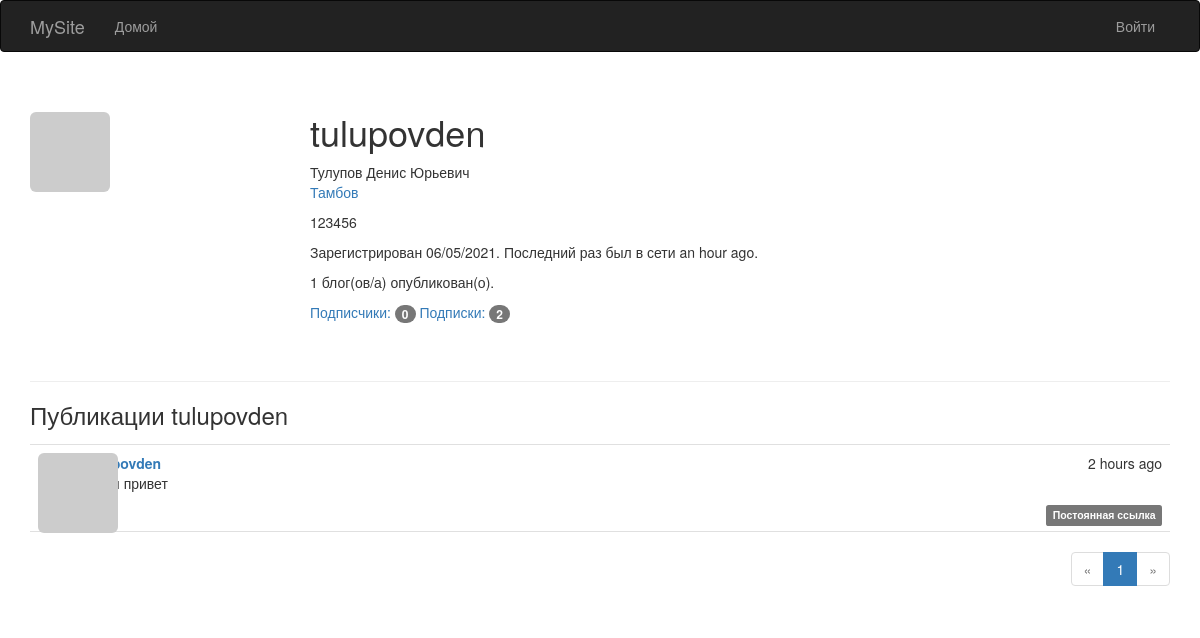
Page /user/tulupovden on the earlier database version.
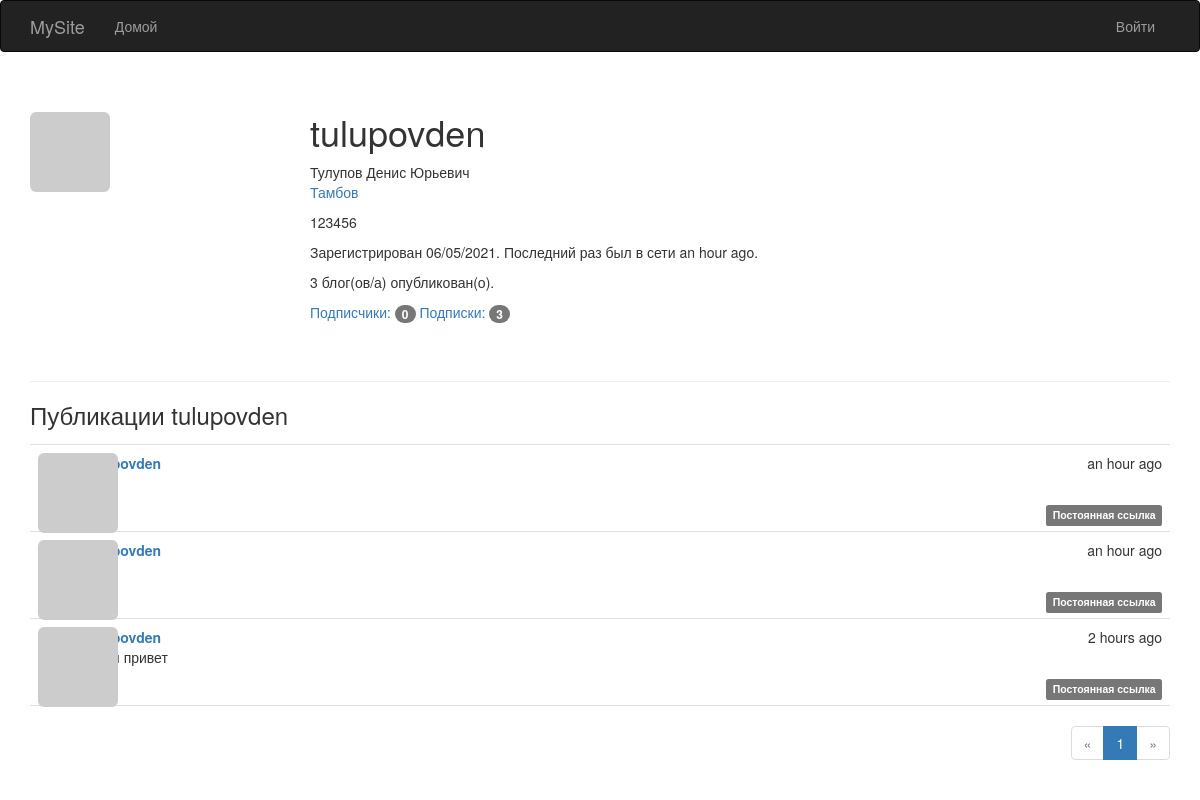
Same page on the later database version.
### app/models.py (models this page shows, shortened)
class User(UserMixin, db.Model):
    __tablename__ = 'users'
    id = db.Column(db.Integer, primary_key=True)
    email = db.Column(db.String(64), unique=True, index=True)
    username = db.Column(db.String(64), unique=True, index=True)
    role_id = db.Column(db.Integer, db.ForeignKey('roles.id'))
    password_hash = db.Column(db.String(128))
    confirmed = db.Column(db.Boolean, default=False)
    name = db.Column(db.String(64))
    location = db.Column(db.String(64))
    about_me = db.Column(db.Text())
    member_since = db.Column(db.DateTime(), default=datetime.utcnow)
    last_seen = db.Column(db.DateTime(), default=datetime.utcnow)
    avatar_hash = db.Column(db.String(32))
    posts = db.relationship('Post', backref='author', lazy='dynamic')
    followed = db.relationship('Follow',
                               foreign_keys=[Follow.follower_id],
                               backref=db.backref('follower', lazy='joined'),
                               lazy='dynamic',
                               cascade='all, delete-orphan')
    followers = db.relationship('Follow',
                                foreign_keys=[Follow.followed_id],
                                backref=db.backref('followed', lazy='joined'),
                                lazy='dynamic',
                                cascade='all, delete-orphan')
    @property
    def password(self):
        raise AttributeError('password is not a readable attribute')
    def gravatar(self, size=100, default='identicon', rating='g'):
        url = 'https://secure.gravatar.com/avatar'
        hash = self.avatar_hash or self.gravatar_hash()
        return '{url}/{hash}?s={size}&d={default}&r={rating}'.format(
            url=url, hash=hash, size=size, default=default, rating=rating)

class Post(db.Model):
    __tablename__ = 'posts'
    id = db.Column(db.Integer, primary_key=True)
    body = db.Column(db.Text)
    body_html = db.Column(db.Text)
    timestamp = db.Column(db.DateTime, index=True, default=datetime.utcnow)
    author_id = db.Column(db.Integer, db.ForeignKey('users.id'))

### app/main/views.py (the view)
@main.route('/user/<username>')
def user(username):
    user = User.query.filter_by(username=username).first_or_404()
    page = request.args.get('page', 1, type=int)
    pagination = user.posts.order_by(Post.timestamp.desc()).paginate(
        page, per_page=current_app.config['FLASKY_POSTS_PER_PAGE'],
        error_out=False)
    posts = pagination.items
    return render_template('user.html', user=user, posts=posts,
                           pagination=pagination)

### app/auth/views.py (called while the page is built)
@auth.before_app_request
def before_request():
    if current_user.is_authenticated:
        current_user.ping()
        if not current_user.confirmed \
                and request.endpoint \
                and request.blueprint != 'auth' \
                and request.endpoint != 'static':
            return redirect(url_for('auth.unconfirmed'))

### app/main/__init__.py (called while the page is built)
@main.app_context_processor
def inject_permissions():
    return dict(Permission=Permission)

### app/models.py (called while the page is built)
    def can(self, permissions):
        return False

    def is_administrator(self):
        return False

### app/templates/user.html (shortened to what this page needs)
{% extends "base.html" %}
{% import "_macros.html" as macros %}
{% block page_content %}
<div class="page-header">
     <img class="img-rounded profile-thumbnail" src="{{ user.gravatar(size=256) }}">
    <div class="profile-header">
        <h1>{{ user.username }}</h1>
        {% if user.name or user.location %}
        <p>
            {% if user.name %}{{ user.name }}<br>{% endif %}
            {% if user.location %}
                <a href="http://maps.google.com/?q={{ user.location }}">{{ user.location }}</a><br>
            {% endif %}
        </p>
        {% endif %}
         {% if user.about_me %}<p>{{ user.about_me }}</p>{% endif %}
        <p>Зарегистрирован {{ moment(user.member_since).format('L') }}. Последний раз был в сети {{ moment(user.last_seen).fromNow() }}.</p>
        <p>{{ user.posts.count() }} блог(ов/а) опубликован(о).</p>
         <p>
            <a href="{{ url_for('.followers', username=user.username) }}">Подписчики: <span class="badge">{{ user.followers.count() }}</span></a>
            <a href="{{ url_for('.followed_by', username=user.username) }}">Подписки: <span class="badge">{{ user.followed.count() }}</span></a>
        </p>
    </div>
</div>
<h3>Публикации {{ user.username }}</h3>
{% include '_posts.html' %}
{% if pagination %}
<div class="pagination">
    {{ macros.pagination_widget(pagination, '.user', username=user.username) }}
</div>
{% endif %}
{% endblock %}

### app/templates/base.html (shortened to what this page needs)
{% extends "bootstrap/base.html" %}
{% block head %}
{{ super() }}
<link rel="stylesheet" type="text/css" href="{{ url_for('static', filename='styles.css') }}">
{% endblock %}
{% block navbar %}
<div class="navbar navbar-inverse" role="navigation">
    <div class="container">
        <div class="navbar-header">
            <a class="navbar-brand" href="{{ url_for('main.index') }}">MySite</a>
        </div>
        <div class="navbar-collapse collapse">
            <ul class="nav navbar-nav">
                <li><a href="{{ url_for('main.index') }}">Домой</a></li>
            </ul>
             <ul class="nav navbar-nav navbar-right">
                {% if current_user.is_authenticated %}
                 <li class="dropdown">
                    <a href="#" class="dropdown-toggle" data-toggle="dropdown">
                        <img src="{{ current_user.gravatar(size=18) }}">
                        Аккаунт <b class="caret"></b>
                    </a>
                    <ul class="dropdown-menu">
                        <li><a href="{{ url_for('auth.change_password') }}">Изменить пароль</a></li>
                        <li><a href="{{ url_for('auth.change_email_request') }}">Изменить Email</a></li>
                        <li><a href="{{ url_for('auth.logout') }}">Выйти</a></li>
                    </ul>
                </li>
                {% else %}
                <li><a href="{{ url_for('auth.login') }}">Войти</a></li>
                {% endif %}
            </ul>
        </div>
    </div>
</div>
{% endblock %}
{% block content %}
<div class="container">
    {% block page_content %}{% endblock %}
</div>
{% endblock %}

### app/templates/_macros.html
{% macro pagination_widget(pagination, endpoint) %}
<ul class="pagination">
    <li{% if not pagination.has_prev %} class="disabled"{% endif %}>
        <a href="{% if pagination.has_prev %}{{ url_for(endpoint, page=pagination.prev_num, **kwargs) }}{% else %}#{% endif %}">
            &laquo;
        </a>
    </li>
    {% for p in pagination.iter_pages() %}
        {% if p %}
            {% if p == pagination.page %}
            <li class="active">
                <a href="{{ url_for(endpoint, page = p, **kwargs) }}">{{ p }}</a>
            </li>
            {% else %}
            <li>
                <a href="{{ url_for(endpoint, page = p, **kwargs) }}">{{ p }}</a>
            </li>
            {% endif %}
        {% else %}
        <li class="disabled"><a href="#">&hellip;</a></li>
        {% endif %}
    {% endfor %}
    <li{% if not pagination.has_next %} class="disabled"{% endif %}>
        <a href="{% if pagination.has_next %}{{ url_for(endpoint, page=pagination.next_num, **kwargs) }}{% else %}#{% endif %}">
            &raquo;
        </a>
    </li>
</ul>
{% endmacro %}

### app/templates/_posts.html (shortened to what this page needs)
<ul class="posts">
    {% for post in posts %}
    <li class="post">
        <div class="post-thumbnail">
            <a href="{{ url_for('.user', username=post.author.username) }}">
                <img class="img-rounded profile-thumbnail" src="{{ post.author.gravatar(size=40) }}">
            </a>
        </div>
        <div class="post-content">
            <div class="post-date">{{ moment(post.timestamp).fromNow() }}</div>
            <div class="post-author"><a href="{{ url_for('.user', username=post.author.username) }}">{{ post.author.username }}</a></div>
            <div class="post-body">
                {% if post.body_html %}
                    {{ post.body_html | safe }}
                {% else %}
                    {{ post.body }}
                {% endif %}
            </div>
            <div class="post-footer">
                <a href="{{ url_for('.post', id=post.id) }}">
                    <span class="label label-default">Постоянная ссылка</span>
                </a>
            </div>
        </div>
    </li>
    {% endfor %}
</ul>

### app/static/styles.css (style rules this page uses)
.profile-thumbnail { position: absolute; }
.profile-header { min-height: 260px; margin-left: 280px; }
ul.posts { list-style-type: none; padding: 0px; margin: 16px 0px 0px 0px; border-top: 1px solid #e0e0e0; }
ul.posts li.post { padding: 8px; border-bottom: 1px solid #e0e0e0; }
div.post-date { float: right; }
div.post-author { font-weight: bold; }
div.post-thumbnail { position: absolute; }
div.post-content { margin-left: 48px; min-height: 48px; }
div.post-footer { text-align: right; }
div.pagination { width: 100%; text-align: right; padding: 0px; margin: 0px; }

Differences in the rows shown:
added Post: timestamp "an hour ago", author.username "tulupovden"
added Post: timestamp "an hour ago", author.username "tulupovden"
Other differences:
{{ user.posts.count() }}: "1" → "3"
{{ user.followed.count() }}: "2" → "3"
